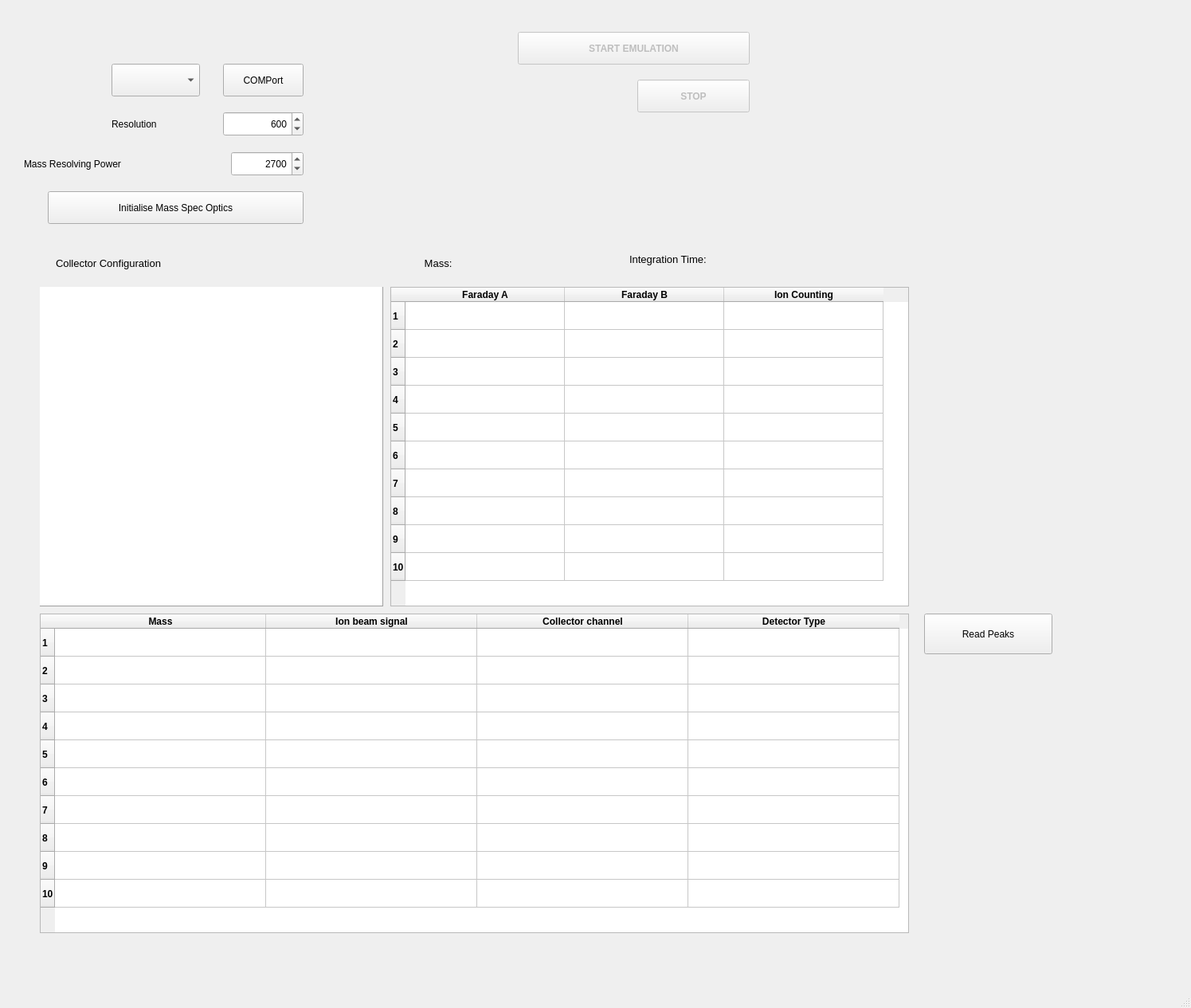
<?xml version="1.0" encoding="UTF-8"?>
<ui version="4.0">
 <class>MainWindow</class>
 <widget class="QMainWindow" name="MainWindow">
  <property name="geometry">
   <rect>
    <x>0</x>
    <y>0</y>
    <width>1495</width>
    <height>1265</height>
   </rect>
  </property>
  <property name="sizePolicy">
   <sizepolicy hsizetype="Expanding" vsizetype="Expanding">
    <horstretch>0</horstretch>
    <verstretch>0</verstretch>
   </sizepolicy>
  </property>
  <property name="windowTitle">
   <string>SUPER MASS SPECTREMULATOR</string>
  </property>
  <property name="autoFillBackground">
   <bool>true</bool>
  </property>
  <property name="iconSize">
   <size>
    <width>30</width>
    <height>30</height>
   </size>
  </property>
  <widget class="QWidget" name="centralwidget">
   <widget class="QTableWidget" name="tableWidget">
    <property name="geometry">
     <rect>
      <x>490</x>
      <y>360</y>
      <width>651</width>
      <height>401</height>
     </rect>
    </property>
    <property name="sizePolicy">
     <sizepolicy hsizetype="Minimum" vsizetype="Minimum">
      <horstretch>0</horstretch>
      <verstretch>0</verstretch>
     </sizepolicy>
    </property>
    <property name="font">
     <font>
      <weight>75</weight>
      <bold>true</bold>
     </font>
    </property>
    <property name="verticalScrollBarPolicy">
     <enum>Qt::ScrollBarAlwaysOff</enum>
    </property>
    <property name="horizontalScrollBarPolicy">
     <enum>Qt::ScrollBarAlwaysOff</enum>
    </property>
    <property name="wordWrap">
     <bool>true</bool>
    </property>
    <property name="rowCount">
     <number>10</number>
    </property>
    <property name="columnCount">
     <number>3</number>
    </property>
    <attribute name="horizontalHeaderDefaultSectionSize">
     <number>200</number>
    </attribute>
    <attribute name="horizontalHeaderHighlightSections">
     <bool>false</bool>
    </attribute>
    <attribute name="horizontalHeaderMinimumSectionSize">
     <number>50</number>
    </attribute>
    <attribute name="horizontalHeaderStretchLastSection">
     <bool>false</bool>
    </attribute>
    <attribute name="verticalHeaderVisible">
     <bool>true</bool>
    </attribute>
    <attribute name="verticalHeaderCascadingSectionResizes">
     <bool>false</bool>
    </attribute>
    <attribute name="verticalHeaderDefaultSectionSize">
     <number>35</number>
    </attribute>
    <attribute name="verticalHeaderMinimumSectionSize">
     <number>35</number>
    </attribute>
    <attribute name="verticalHeaderStretchLastSection">
     <bool>false</bool>
    </attribute>
    <row/>
    <row/>
    <row/>
    <row/>
    <row/>
    <row/>
    <row/>
    <row/>
    <row/>
    <row/>
    <column>
     <property name="text">
      <string>Faraday A</string>
     </property>
    </column>
    <column>
     <property name="text">
      <string>Faraday B</string>
     </property>
    </column>
    <column>
     <property name="text">
      <string>Ion Counting</string>
     </property>
    </column>
   </widget>
   <widget class="QPushButton" name="pushButton">
    <property name="geometry">
     <rect>
      <x>60</x>
      <y>240</y>
      <width>321</width>
      <height>41</height>
     </rect>
    </property>
    <property name="layoutDirection">
     <enum>Qt::RightToLeft</enum>
    </property>
    <property name="text">
     <string>Initialise Mass Spec Optics</string>
    </property>
   </widget>
   <widget class="QSpinBox" name="spinBox">
    <property name="geometry">
     <rect>
      <x>280</x>
      <y>140</y>
      <width>101</width>
      <height>31</height>
     </rect>
    </property>
    <property name="alignment">
     <set>Qt::AlignRight|Qt::AlignTrailing|Qt::AlignVCenter</set>
    </property>
    <property name="maximum">
     <number>6000</number>
    </property>
    <property name="singleStep">
     <number>50</number>
    </property>
    <property name="value">
     <number>600</number>
    </property>
   </widget>
   <widget class="QSpinBox" name="spinBox_2">
    <property name="geometry">
     <rect>
      <x>290</x>
      <y>190</y>
      <width>91</width>
      <height>31</height>
     </rect>
    </property>
    <property name="alignment">
     <set>Qt::AlignRight|Qt::AlignTrailing|Qt::AlignVCenter</set>
    </property>
    <property name="maximum">
     <number>50000</number>
    </property>
    <property name="singleStep">
     <number>200</number>
    </property>
    <property name="value">
     <number>2700</number>
    </property>
   </widget>
   <widget class="QLabel" name="label">
    <property name="geometry">
     <rect>
      <x>140</x>
      <y>140</y>
      <width>121</width>
      <height>31</height>
     </rect>
    </property>
    <property name="text">
     <string>Resolution</string>
    </property>
   </widget>
   <widget class="QLabel" name="label_2">
    <property name="geometry">
     <rect>
      <x>30</x>
      <y>190</y>
      <width>231</width>
      <height>31</height>
     </rect>
    </property>
    <property name="text">
     <string>Mass Resolving Power</string>
    </property>
   </widget>
   <widget class="QLabel" name="label_3">
    <property name="geometry">
     <rect>
      <x>70</x>
      <y>310</y>
      <width>351</width>
      <height>41</height>
     </rect>
    </property>
    <property name="font">
     <font>
      <pointsize>10</pointsize>
     </font>
    </property>
    <property name="text">
     <string>Collector Configuration</string>
    </property>
   </widget>
   <widget class="QLabel" name="label_res">
    <property name="geometry">
     <rect>
      <x>410</x>
      <y>140</y>
      <width>111</width>
      <height>31</height>
     </rect>
    </property>
    <property name="text">
     <string/>
    </property>
   </widget>
   <widget class="QLabel" name="label_MRP">
    <property name="geometry">
     <rect>
      <x>400</x>
      <y>190</y>
      <width>111</width>
      <height>31</height>
     </rect>
    </property>
    <property name="text">
     <string/>
    </property>
   </widget>
   <widget class="QPushButton" name="pushButton_start_em">
    <property name="enabled">
     <bool>false</bool>
    </property>
    <property name="geometry">
     <rect>
      <x>650</x>
      <y>40</y>
      <width>291</width>
      <height>41</height>
     </rect>
    </property>
    <property name="font">
     <font>
      <weight>75</weight>
      <italic>false</italic>
      <bold>true</bold>
     </font>
    </property>
    <property name="text">
     <string>START EMULATION</string>
    </property>
   </widget>
   <widget class="QComboBox" name="comboBox">
    <property name="geometry">
     <rect>
      <x>140</x>
      <y>80</y>
      <width>111</width>
      <height>41</height>
     </rect>
    </property>
   </widget>
   <widget class="QLabel" name="label_connect">
    <property name="geometry">
     <rect>
      <x>10</x>
      <y>10</y>
      <width>471</width>
      <height>51</height>
     </rect>
    </property>
    <property name="font">
     <font>
      <pointsize>12</pointsize>
      <weight>75</weight>
      <bold>true</bold>
     </font>
    </property>
    <property name="text">
     <string/>
    </property>
   </widget>
   <widget class="QPushButton" name="pushButton_stop_em">
    <property name="enabled">
     <bool>false</bool>
    </property>
    <property name="geometry">
     <rect>
      <x>800</x>
      <y>100</y>
      <width>141</width>
      <height>41</height>
     </rect>
    </property>
    <property name="font">
     <font>
      <weight>75</weight>
      <bold>true</bold>
     </font>
    </property>
    <property name="text">
     <string>STOP</string>
    </property>
   </widget>
   <widget class="QPushButton" name="pushButton_comports">
    <property name="geometry">
     <rect>
      <x>280</x>
      <y>80</y>
      <width>101</width>
      <height>41</height>
     </rect>
    </property>
    <property name="text">
     <string>COMPort</string>
    </property>
   </widget>
   <widget class="QTableView" name="CollectorTableView">
    <property name="geometry">
     <rect>
      <x>50</x>
      <y>360</y>
      <width>431</width>
      <height>401</height>
     </rect>
    </property>
    <property name="minimumSize">
     <size>
      <width>0</width>
      <height>0</height>
     </size>
    </property>
    <property name="frameShape">
     <enum>QFrame::Panel</enum>
    </property>
    <property name="frameShadow">
     <enum>QFrame::Raised</enum>
    </property>
    <property name="verticalScrollBarPolicy">
     <enum>Qt::ScrollBarAlwaysOff</enum>
    </property>
    <property name="horizontalScrollBarPolicy">
     <enum>Qt::ScrollBarAlwaysOff</enum>
    </property>
    <property name="showGrid">
     <bool>false</bool>
    </property>
    <property name="gridStyle">
     <enum>Qt::NoPen</enum>
    </property>
    <attribute name="horizontalHeaderCascadingSectionResizes">
     <bool>false</bool>
    </attribute>
    <attribute name="horizontalHeaderDefaultSectionSize">
     <number>100</number>
    </attribute>
    <attribute name="horizontalHeaderMinimumSectionSize">
     <number>50</number>
    </attribute>
    <attribute name="verticalHeaderDefaultSectionSize">
     <number>25</number>
    </attribute>
    <attribute name="verticalHeaderStretchLastSection">
     <bool>false</bool>
    </attribute>
   </widget>
   <widget class="QLabel" name="label_com">
    <property name="geometry">
     <rect>
      <x>410</x>
      <y>80</y>
      <width>81</width>
      <height>31</height>
     </rect>
    </property>
    <property name="text">
     <string/>
    </property>
   </widget>
   <widget class="QLabel" name="label_4">
    <property name="geometry">
     <rect>
      <x>480</x>
      <y>310</y>
      <width>91</width>
      <height>41</height>
     </rect>
    </property>
    <property name="font">
     <font>
      <pointsize>10</pointsize>
     </font>
    </property>
    <property name="text">
     <string>Mass: </string>
    </property>
    <property name="alignment">
     <set>Qt::AlignRight|Qt::AlignTrailing|Qt::AlignVCenter</set>
    </property>
   </widget>
   <widget class="QLabel" name="label_mass">
    <property name="geometry">
     <rect>
      <x>570</x>
      <y>320</y>
      <width>191</width>
      <height>31</height>
     </rect>
    </property>
    <property name="font">
     <font>
      <pointsize>10</pointsize>
      <weight>75</weight>
      <bold>true</bold>
     </font>
    </property>
    <property name="text">
     <string/>
    </property>
    <property name="alignment">
     <set>Qt::AlignRight|Qt::AlignTrailing|Qt::AlignVCenter</set>
    </property>
   </widget>
   <widget class="QLabel" name="label_timer">
    <property name="geometry">
     <rect>
      <x>1000</x>
      <y>320</y>
      <width>131</width>
      <height>31</height>
     </rect>
    </property>
    <property name="font">
     <font>
      <pointsize>10</pointsize>
      <weight>75</weight>
      <bold>true</bold>
     </font>
    </property>
    <property name="text">
     <string/>
    </property>
   </widget>
   <widget class="QLabel" name="label_5">
    <property name="geometry">
     <rect>
      <x>790</x>
      <y>310</y>
      <width>211</width>
      <height>31</height>
     </rect>
    </property>
    <property name="font">
     <font>
      <family>MS Shell Dlg 2</family>
      <pointsize>10</pointsize>
     </font>
    </property>
    <property name="text">
     <string>Integration Time:</string>
    </property>
   </widget>
   <widget class="QTableWidget" name="Peaks_tableWidget">
    <property name="geometry">
     <rect>
      <x>50</x>
      <y>770</y>
      <width>1091</width>
      <height>401</height>
     </rect>
    </property>
    <property name="font">
     <font>
      <weight>75</weight>
      <bold>true</bold>
     </font>
    </property>
    <property name="verticalScrollBarPolicy">
     <enum>Qt::ScrollBarAlwaysOff</enum>
    </property>
    <property name="horizontalScrollBarPolicy">
     <enum>Qt::ScrollBarAlwaysOff</enum>
    </property>
    <property name="rowCount">
     <number>10</number>
    </property>
    <property name="columnCount">
     <number>4</number>
    </property>
    <property name="align" stdset="0">
     <string/>
    </property>
    <attribute name="horizontalHeaderCascadingSectionResizes">
     <bool>true</bool>
    </attribute>
    <attribute name="horizontalHeaderDefaultSectionSize">
     <number>265</number>
    </attribute>
    <attribute name="horizontalHeaderMinimumSectionSize">
     <number>100</number>
    </attribute>
    <attribute name="verticalHeaderCascadingSectionResizes">
     <bool>true</bool>
    </attribute>
    <attribute name="verticalHeaderDefaultSectionSize">
     <number>35</number>
    </attribute>
    <attribute name="verticalHeaderMinimumSectionSize">
     <number>35</number>
    </attribute>
    <row/>
    <row/>
    <row/>
    <row/>
    <row/>
    <row/>
    <row/>
    <row/>
    <row/>
    <row/>
    <column>
     <property name="text">
      <string>Mass</string>
     </property>
     <property name="textAlignment">
      <set>AlignHCenter|AlignVCenter|AlignCenter</set>
     </property>
    </column>
    <column>
     <property name="text">
      <string>Ion beam signal</string>
     </property>
     <property name="textAlignment">
      <set>AlignHCenter|AlignVCenter|AlignCenter</set>
     </property>
    </column>
    <column>
     <property name="text">
      <string>Collector channel</string>
     </property>
     <property name="textAlignment">
      <set>AlignHCenter|AlignVCenter|AlignCenter</set>
     </property>
    </column>
    <column>
     <property name="text">
      <string>Detector Type</string>
     </property>
     <property name="textAlignment">
      <set>AlignHCenter|AlignVCenter|AlignCenter</set>
     </property>
    </column>
    <item row="0" column="0">
     <property name="text">
      <string/>
     </property>
     <property name="textAlignment">
      <set>AlignHCenter|AlignVCenter|AlignCenter</set>
     </property>
    </item>
    <item row="0" column="1">
     <property name="text">
      <string/>
     </property>
     <property name="textAlignment">
      <set>AlignHCenter|AlignVCenter|AlignCenter</set>
     </property>
    </item>
    <item row="0" column="2">
     <property name="text">
      <string/>
     </property>
     <property name="textAlignment">
      <set>AlignHCenter|AlignVCenter|AlignCenter</set>
     </property>
    </item>
    <item row="0" column="3">
     <property name="textAlignment">
      <set>AlignHCenter|AlignVCenter|AlignCenter</set>
     </property>
    </item>
    <item row="1" column="0">
     <property name="text">
      <string/>
     </property>
     <property name="textAlignment">
      <set>AlignHCenter|AlignVCenter|AlignCenter</set>
     </property>
    </item>
    <item row="1" column="1">
     <property name="text">
      <string/>
     </property>
     <property name="textAlignment">
      <set>AlignHCenter|AlignVCenter|AlignCenter</set>
     </property>
    </item>
    <item row="1" column="2">
     <property name="text">
      <string/>
     </property>
     <property name="textAlignment">
      <set>AlignHCenter|AlignVCenter|AlignCenter</set>
     </property>
    </item>
    <item row="1" column="3">
     <property name="textAlignment">
      <set>AlignHCenter|AlignVCenter|AlignCenter</set>
     </property>
    </item>
    <item row="2" column="0">
     <property name="text">
      <string/>
     </property>
     <property name="textAlignment">
      <set>AlignHCenter|AlignVCenter|AlignCenter</set>
     </property>
    </item>
    <item row="2" column="1">
     <property name="text">
      <string/>
     </property>
     <property name="textAlignment">
      <set>AlignHCenter|AlignVCenter|AlignCenter</set>
     </property>
    </item>
    <item row="2" column="2">
     <property name="text">
      <string/>
     </property>
     <property name="textAlignment">
      <set>AlignHCenter|AlignVCenter|AlignCenter</set>
     </property>
    </item>
    <item row="2" column="3">
     <property name="textAlignment">
      <set>AlignHCenter|AlignVCenter|AlignCenter</set>
     </property>
    </item>
    <item row="3" column="0">
     <property name="text">
      <string/>
     </property>
     <property name="textAlignment">
      <set>AlignHCenter|AlignVCenter|AlignCenter</set>
     </property>
    </item>
    <item row="3" column="1">
     <property name="text">
      <string/>
     </property>
     <property name="textAlignment">
      <set>AlignHCenter|AlignVCenter|AlignCenter</set>
     </property>
    </item>
    <item row="3" column="2">
     <property name="text">
      <string/>
     </property>
     <property name="textAlignment">
      <set>AlignHCenter|AlignVCenter|AlignCenter</set>
     </property>
    </item>
    <item row="3" column="3">
     <property name="textAlignment">
      <set>AlignHCenter|AlignVCenter|AlignCenter</set>
     </property>
    </item>
    <item row="4" column="0">
     <property name="text">
      <string/>
     </property>
     <property name="textAlignment">
      <set>AlignHCenter|AlignVCenter|AlignCenter</set>
     </property>
    </item>
    <item row="4" column="1">
     <property name="text">
      <string/>
     </property>
     <property name="textAlignment">
      <set>AlignHCenter|AlignVCenter|AlignCenter</set>
     </property>
    </item>
    <item row="4" column="2">
     <property name="text">
      <string/>
     </property>
     <property name="textAlignment">
      <set>AlignHCenter|AlignVCenter|AlignCenter</set>
     </property>
    </item>
    <item row="4" column="3">
     <property name="textAlignment">
      <set>AlignHCenter|AlignVCenter|AlignCenter</set>
     </property>
    </item>
    <item row="5" column="0">
     <property name="text">
      <string/>
     </property>
     <property name="textAlignment">
      <set>AlignHCenter|AlignVCenter|AlignCenter</set>
     </property>
    </item>
    <item row="5" column="1">
     <property name="text">
      <string/>
     </property>
     <property name="textAlignment">
      <set>AlignHCenter|AlignVCenter|AlignCenter</set>
     </property>
    </item>
    <item row="5" column="2">
     <property name="text">
      <string/>
     </property>
     <property name="textAlignment">
      <set>AlignHCenter|AlignVCenter|AlignCenter</set>
     </property>
    </item>
    <item row="5" column="3">
     <property name="textAlignment">
      <set>AlignHCenter|AlignVCenter|AlignCenter</set>
     </property>
    </item>
    <item row="6" column="0">
     <property name="text">
      <string/>
     </property>
     <property name="textAlignment">
      <set>AlignHCenter|AlignVCenter|AlignCenter</set>
     </property>
    </item>
    <item row="6" column="1">
     <property name="text">
      <string/>
     </property>
     <property name="textAlignment">
      <set>AlignHCenter|AlignVCenter|AlignCenter</set>
     </property>
    </item>
    <item row="6" column="2">
     <property name="text">
      <string/>
     </property>
     <property name="textAlignment">
      <set>AlignHCenter|AlignVCenter|AlignCenter</set>
     </property>
    </item>
    <item row="6" column="3">
     <property name="textAlignment">
      <set>AlignHCenter|AlignVCenter|AlignCenter</set>
     </property>
    </item>
    <item row="7" column="0">
     <property name="text">
      <string/>
     </property>
     <property name="textAlignment">
      <set>AlignHCenter|AlignVCenter|AlignCenter</set>
     </property>
    </item>
    <item row="7" column="1">
     <property name="text">
      <string/>
     </property>
     <property name="textAlignment">
      <set>AlignHCenter|AlignVCenter|AlignCenter</set>
     </property>
    </item>
    <item row="7" column="2">
     <property name="text">
      <string/>
     </property>
     <property name="textAlignment">
      <set>AlignHCenter|AlignVCenter|AlignCenter</set>
     </property>
    </item>
    <item row="7" column="3">
     <property name="textAlignment">
      <set>AlignHCenter|AlignVCenter|AlignCenter</set>
     </property>
    </item>
    <item row="8" column="0">
     <property name="text">
      <string/>
     </property>
     <property name="textAlignment">
      <set>AlignHCenter|AlignVCenter|AlignCenter</set>
     </property>
    </item>
    <item row="8" column="1">
     <property name="text">
      <string/>
     </property>
     <property name="textAlignment">
      <set>AlignHCenter|AlignVCenter|AlignCenter</set>
     </property>
    </item>
    <item row="8" column="2">
     <property name="text">
      <string/>
     </property>
     <property name="textAlignment">
      <set>AlignHCenter|AlignVCenter|AlignCenter</set>
     </property>
    </item>
    <item row="8" column="3">
     <property name="text">
      <string/>
     </property>
     <property name="textAlignment">
      <set>AlignHCenter|AlignVCenter|AlignCenter</set>
     </property>
    </item>
    <item row="9" column="0">
     <property name="text">
      <string/>
     </property>
     <property name="textAlignment">
      <set>AlignHCenter|AlignVCenter|AlignCenter</set>
     </property>
    </item>
    <item row="9" column="1">
     <property name="text">
      <string/>
     </property>
     <property name="textAlignment">
      <set>AlignHCenter|AlignVCenter|AlignCenter</set>
     </property>
    </item>
    <item row="9" column="2">
     <property name="text">
      <string/>
     </property>
     <property name="textAlignment">
      <set>AlignHCenter|AlignVCenter|AlignCenter</set>
     </property>
    </item>
    <item row="9" column="3">
     <property name="textAlignment">
      <set>AlignHCenter|AlignVCenter|AlignCenter</set>
     </property>
    </item>
   </widget>
   <widget class="QPushButton" name="pushButton_peak_gen">
    <property name="geometry">
     <rect>
      <x>1160</x>
      <y>770</y>
      <width>161</width>
      <height>51</height>
     </rect>
    </property>
    <property name="text">
     <string>Read Peaks</string>
    </property>
   </widget>
  </widget>
  <widget class="QMenuBar" name="menubar">
   <property name="geometry">
    <rect>
     <x>0</x>
     <y>0</y>
     <width>1495</width>
     <height>21</height>
    </rect>
   </property>
  </widget>
  <widget class="QStatusBar" name="statusbar"/>
 </widget>
 <resources/>
 <connections/>
</ui>
